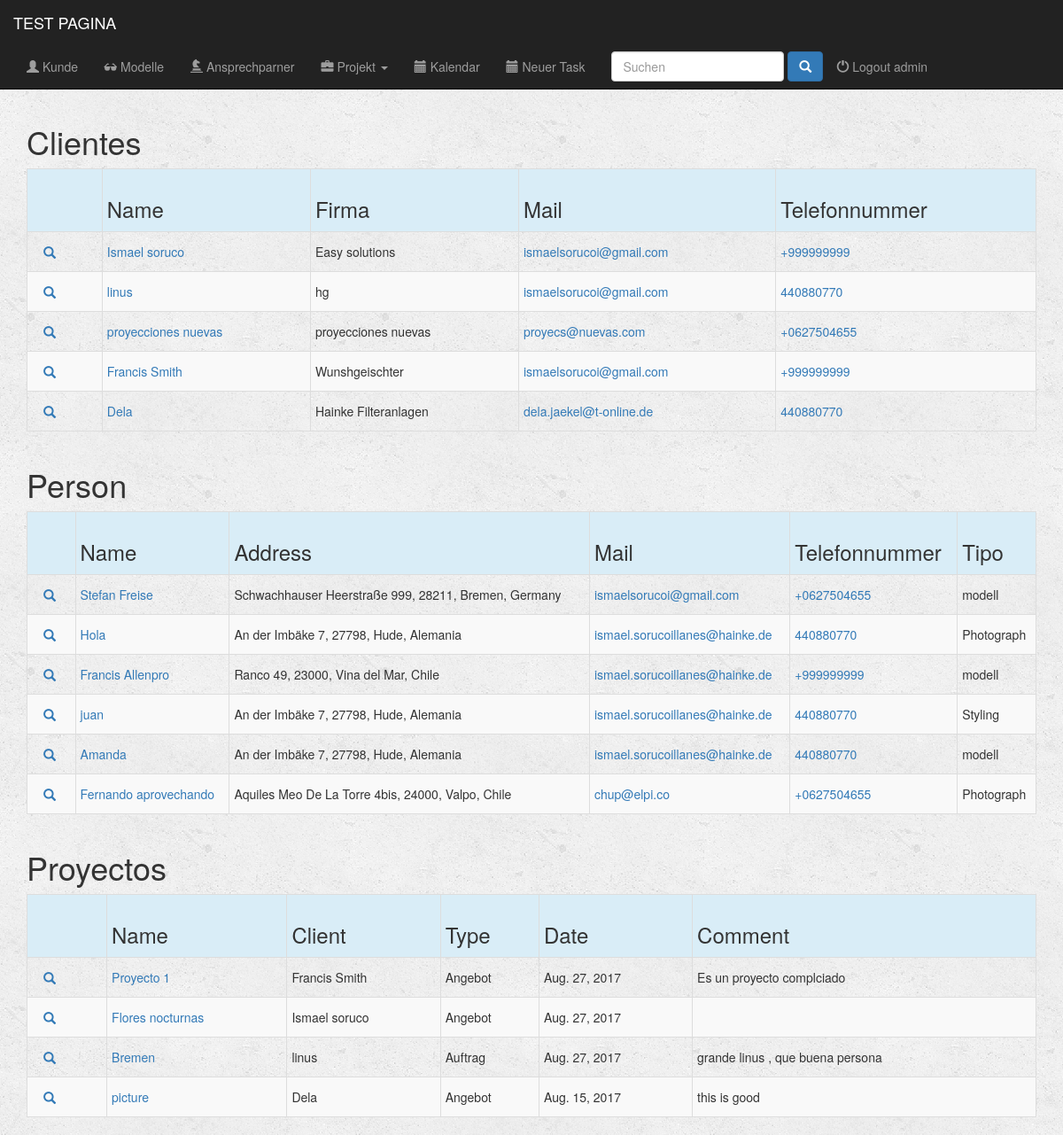
The app's page /apli/busca/ (signed in) with its own data.
### apli/models.py (models this page shows, shortened)
class Client(models.Model):
    name = models.CharField(max_length=200)
    name_short = models.CharField(max_length=100, blank=True)
    company = models.CharField(max_length=200, blank=True)
    company_short = models.CharField(max_length=100, blank=True)
    country = models.CharField(max_length=50, blank=True)
    city = models.CharField(max_length=50, blank=True)
    zip_code = models.CharField(max_length=15, blank=True)
    address = models.CharField(max_length=100, blank=True)
    email = models.EmailField()
    phone_regex = RegexValidator(regex=r'^\+?1?\d{9,15}$', message="Phone number must be entered in the format: '+999999999'. Up to 15 digits allowed.")
    phone = models.CharField(validators=[phone_regex], max_length=15)
    comment = models.CharField(max_length=500, blank=True)
    class Meta:
        verbose_name = 'Client'
        verbose_name_plural = 'Clients'
    def __str__(self):
        return self.name

class Person(models.Model):
    name = models.CharField(max_length=200)
    name_short = models.CharField(max_length=100, blank=True)
    company = models.CharField(max_length=200, blank=True)
    company_short = models.CharField(max_length=100, blank=True)
    agent = models.CharField(max_length=200, blank=True)
    agent_short = models.CharField(max_length=100, blank=True)
    country = models.CharField(max_length=50, blank=True)
    city = models.CharField(max_length=50, blank=True)
    zip_code = models.CharField(max_length=15, blank=True)
    address = models.CharField(max_length=100, blank=True)
    email = models.EmailField()
    phone_regex = RegexValidator(regex=r'^\+?1?\d{9,15}$', message="Phone number must be entered in the format: '+999999999'. Up to 15 digits allowed.")
    phone = models.CharField(validators=[phone_regex], max_length=15)
    comment = models.CharField(max_length=500, blank=True)
    sedcard = models.BooleanField(default=False)
    statut = models.CharField(max_length=15, choices=(('modell', 'Modelo'), ('Photograph', 'Fotografo'), ('Make Up', 'Make Up'), ('Styling', 'Styling'), ('Rrhh', 'Recursos Humanos'), ('verschieden', 'Otro')), default='Modell')
    bank_regex = RegexValidator(regex=r'^DE\d{2}\s?([0-9a-zA-Z]{4}\s?){4}[0-9a-zA-Z]{2}$', message="Bank account must be entered in the format: 'DE12 3456 7890 1234 5678 90'. Up to 27 digits allowed.")
    bank_account = models.CharField(validators=[bank_regex], max_length=27)
    website = models.CharField(max_length=200, blank=True)
    class Meta:
        verbose_name = 'Person'
        verbose_name_plural = 'Persons'

class Project(models.Model):
    name = models.CharField(max_length=200)
    client = models.ForeignKey(Client, on_delete=models.CASCADE)
    start = models.DateField()
    finish = models.DateField()
    user = models.ForeignKey(User, on_delete=models.CASCADE)
    comment = models.CharField(max_length=500, blank=True)
    sort = models.CharField(max_length=8, choices=(('Angebot', 'angebot'), ('Auftrag', 'aufttrag'), ('Job', 'job'),), default='Angebot')
    statut = models.CharField(max_length=9, choices=(('Project', 'project'), ('Bestätigung', 'confirmed'), ('Fertig', 'realized'), ('bezhal', 'acquitted'), ('Absagen', 'canceled'),), default='Project')
    all_day = models.IntegerField(null=True, blank=True)
    half_day = models.IntegerField(null=True, blank=True)
    half_day_price_pro = models.IntegerField(null=True, blank=True)
    all_day_price_pro = models.IntegerField(null=True, blank=True)
    over_price_pro = models.IntegerField(null=True, blank=True)
    all_in_price_pro = models.IntegerField(null=True, blank=True)
    half_day_price_semipro = models.IntegerField(null=True, blank=True)
    all_day_price_semipro = models.IntegerField(null=True, blank=True)
    over_price_semipro = models.IntegerField(null=True, blank=True)
    all_in_price_semipro = models.IntegerField(null=True, blank=True)
    country = models.CharField(max_length=50, blank=True)
    city = models.CharField(max_length=50, blank=True)
    zip_code = models.CharField(max_length=15, blank=True)
    address = models.CharField(max_length=100, blank=True)
    comment_address = models.CharField(max_length=500, blank=True)
    honorary_base = models.IntegerField(null=True, blank=True)
    honorary_plus = models.IntegerField(null=True, blank=True)
    quantity_models_honorary_plus = models.IntegerField(null=True, blank=True)
    ms_price = models.IntegerField(null=True, blank=True)
    ms_hours = models.IntegerField(null=True, blank=True)
    requirement_price = models.IntegerField(null=True, blank=True)
    requirement_hours = models.IntegerField(null=True, blank=True)
    requisiten_price_for_each_model = models.IntegerField(null=True, blank=True)
    other_title = models.CharField(max_length=50, blank=True)
    other_description = models.CharField(max_length=200, blank=True)
    other_price = models.IntegerField(null=True, blank=True)
    other_hours = models.IntegerField(null=True, blank=True)
    photo_price = models.IntegerField(null=True, blank=True)
    photo_hours = models.IntegerField(null=True, blank=True)
    total_price = models.IntegerField(null=True, blank=True)
    tax = models.IntegerField(default=19)

### apli/views.py (the view)
@login_required(login_url='/register/login/')
def busca(request):
    query = request.GET.get("q")
    querysetClients = Client.objects.all()
    if query:
        querysetClients = querysetClients.filter(
            Q(name__icontains=query)
        ).distinct()
    querysetPersons = Person.objects.all()
    if query:
        querysetPersons = querysetPersons.filter(
            Q(name__icontains=query)|
            Q(email__icontains=query)
        ).distinct()
    querysetProjects = Project.objects.all()
    if query:
        querysetProjects = querysetProjects.filter(
            Q(name__icontains=query)
        ).distinct()
    return render(request, 'apli/busca/busca.html', {"busca_clients": querysetClients, "busca_persons": querysetPersons, "busca_projects": querysetProjects})

### apli/templates/apli/busca/busca.html (shortened to what this page needs)
{% extends 'apli/base.html' %}
{% block body %}
    <div class="container">
        {% if busca_clients %}
            <p><h1>Clientes</h1></p>
            <div class="table-responsive">
                <table class="table table-striped table-hover table-condensed table-bordered">
                    <tr class="active info">
                        <th></th>
                        <th><h3 class="form-control-static">Name</h3></th>
                        <th><h3 class="form-control-static">Firma</h3></th>
                        <th><h3 class="form-control-static">Mail</h3></th>
                        <th><h3 class="form-control-static">Telefonnummer</h3></th>
                    </tr>
                    {% for client in busca_clients %}
                        <tr>
                            <td>
                                <div class=" btn-group-xs">
                                    <div class="">
                                        <a href="{% url 'detail_client' client.id %}" class="btn btn-link btn-link glyphicon glyphicon-search"></a>
                                    </div>
                                </div>
                            </td>
                            <td><a href="{% url 'detail_client' client.id %}" ><p class="form-control-static">{{client.name}}</p></a></td>
                            <td><a href=""></a><p class="form-control-static">{{client.company}}</p></a></td>
                            <td><a href="mailto:{{ client.email }}"><p class="form-control-static">{{client.email}}</p></a></td>
                            <td><a href="tel:{{ client.phone }}"><p class="form-control-static">{{client.phone}}</p></a></td>
                        </tr>
                    {% endfor %}
                </table>
            </div>
        {% endif %}
    </div>
    <div class="container">
        {% if busca_persons %}
            <p><h1>Person</h1></p>
            <div class="table-responsive">
                <table class="table table-striped table-hover table-condensed table-bordered">
                    <tr class="active info">
                        <th></th>
                        <th><h3 class="form-control-static">Name</h3></th>
                        <th><h3 class="form-control-static">Address</h3></th>
                        <th><h3 class="form-control-static">Mail</h3></th>
                        <th><h3 class="form-control-static">Telefonnummer</h3></th>
                        <th><h3 class="form-control-static">Tipo</h3></th>
                    </tr>
                    {% for persona in busca_persons %}
                        <tr>
                            <td>
                                <div class=" btn-group-xs">
                                    <div class="">
                                        <a href="{% url 'detail_model' persona.id %}" class="btn btn-link btn-link glyphicon glyphicon-search"></a>
                                    </div>
                                </div>
                            </td>
                            <td><a href="{% url 'detail_model' persona.id %}" ><p class="form-control-static">{{persona.name}}</p></a></td>
                            <td><a href=""></a><p class="form-control-static">{{persona.address }}, {{persona.zip_code }}, {{persona.city }}, {{persona.country }}</p></a></td>
                            <td><a href="mailto:{{ persona.email }}"><p class="form-control-static">{{persona.email}}</p></a></td>
                            <td><a href="tel:{{ persona.telephone }}"><p class="form-control-static">{{persona.phone}}</p></a></td>
                            <td><a href=""></a><p class="form-control-static">{{persona.statut}}</p></a></td>
                        </tr>
                    {% endfor %}
                </table>
            </div>
        {% endif %}
    </div>
    <div class="container">
        {% if busca_projects %}
            <p><h1>Proyectos</h1></p>
            <div class="table-responsive">
                <table class="table table-striped table-hover table-condensed table-bordered">
                    <tr class="active info">
                        <th></th>
                        <th><h3 class="form-control-static">Name</h3></th>
                        <th><h3 class="form-control-static">Client</h3></th>
                        <th><h3 class="form-control-static">Type</h3></th>
                        <th><h3 class="form-control-static">Date</h3></th>
                        <th><h3 class="form-control-static">Comment</h3></th>
                    </tr>
                    {% for proyecto in busca_projects %}
                        <tr>
                            <td>
                                <div class=" btn-group-xs">
                                    <div class="">
                                        <a href="{% url 'detail_project' proyecto.id %}" class="btn btn-link btn-link glyphicon glyphicon-search"></a>
                                    </div>
                                </div>
                            </td>
                            <td><a href="{% url 'detail_project' proyecto.id %}" ><p class="form-control-static">{{proyecto.name}}</p></a></td>
                            <td><a href=""></a><p class="form-control-static">{{proyecto.client}}</p></a></td>
                            <td><a href=""></a><p class="form-control-static">{{proyecto.sort}}</p></a></td>
                            <td><a href=""></a><p class="form-control-static">{{proyecto.start}}</p></a></td>
                            <td><a href=""></a><p class="form-control-static">{{proyecto.comment}}</p></a></td>
                        </tr>
                    {% endfor %}
                </table>
            </div>
        {% endif %}
    </div>
{% endblock %}

### apli/templates/apli/base.html (shortened to what this page needs)
{% load fullcalendar_tags %}
{% load static from staticfiles %}
<!DOCTYPE html>
<html lang="en">
    <head>
        {% fullcalendar_css %}
        {% fullcalendar_print_css %}
        <link rel="stylesheet" href="https://maxcdn.bootstrapcdn.com/bootstrap/3.3.6/css/bootstrap.min.css">
        <link rel="stylesheet" type="text/css" href="{% static 'apli/style.css' %}"/>
    </head>
    <body>
        <div class="container-fluid">
            <header>
                <div="row">
                    <nav class="navbar navbar-inverse navbar-fixed-top" role="navigation">
                        <div class="container-fluid">
                            <div class="navbar-header">
                                <a href="{% url 'dashboard' %}" class="navbar-brand">TEST PAGINA</a>
                            </div>
                            <div class="collapse navbar-collapse" id="topNavBar">
                                <ul class="nav navbar-nav">
                                    <li role="presentation" class="{% block clients_active %}{% endblock %}"><a href="{% url 'index_client' %}"><span class="glyphicon glyphicon-user" aria-hidden="true"></span> Kunde</a></li>
                                    <li role="presentation" class="{% block models_active %}{% endblock %}"><a href="{% url 'index_model' %}"><span class="glyphicon glyphicon-sunglasses" aria-hidden="true"></span> Modelle</a></li>
                                    <li role="presentation" class="{% block personas_active %}{% endblock %}"><a href="{% url 'index_person' %}"><span class="glyphicon glyphicon-knight" aria-hidden="true"></span> Ansprechparner</a></li>
                                    <li class="dropdown">
                                        <a href="#" class="dropdown-toggle {% block cotizaciones_active %}{% endblock %}" data-toggle="dropdown" role="button" aria-expanded="false">
                                            <span class="glyphicon glyphicon-briefcase" aria-hidden="true" class="{% block projects_active %}{% endblock %}"></span>
                                            Projekt
                                            <span class="caret"></span>
                                        </a>
                                    </li>
                                    <li role="presentation" class="{% block calendario_active %}{% endblock %}"><a href="{% url 'calendar_by_user' %}"><span class="glyphicon glyphicon-calendar" aria-hidden="true"></span> Kalendar</a></li>
                                    <li role="presentation" class="{% block task_active %}{% endblock %}}"><a href="{% url 'index_task' %}"><span class="glyphicon glyphicon-calendar" aria-hidden="true"></span> Neuer Task</a></li>
                                    <li role="presentation" >
                                        <form  method="GET" action="{% url 'busca' %}" class="navbar-form navbar-right" role="search" >
                                            <input type="text" placeholder="Suchen" class="form-control" name="q" value="{{ request.GET.q }}">
                                            <button type="submit" class="btn btn-primary ">
                                                <span class="glyphicon glyphicon-search"></span>
                                            </button>
                                        </form>
                                     </li>
                                    <div class= "nav navbar-nav" >
                                        {% if request.user.is_authenticated %}
                                            <li role="presentation" class="pull-right"><a href="{% url 'logout' %}" > <span class="glyphicon glyphicon-off" aria-hidden="true"></span> Logout {{ user }} </a></li>
                                        {% endif %}
                                    </div>
                                </ul>
                            </div>
                        </div>
                    </nav>
                </div>
        {% block body %}
        {% endblock %}
    </body>
</html>

### records on screen
Client: name "Ismael soruco", company "Easy solutions", email "ismaelsorucoi@gmail.com", phone "+999999999"
Client: name "linus", company "hg", email "ismaelsorucoi@gmail.com", phone "440880770"
Client: name "proyecciones nuevas", company "proyecciones nuevas", email "proyecs@nuevas.com", phone "+0627504655"
Client: name "Francis Smith", company "Wunshgeischter", email "ismaelsorucoi@gmail.com", phone "+999999999"
Client: name "Dela", company "Hainke Filteranlagen", email "dela.jaekel@t-online.de", phone "440880770"
Person: name "Stefan Freise", address "Schwachhauser Heerstraße 999", zip_code "28211", city "Bremen", country "Germany", email "ismaelsorucoi@gmail.com", phone "+0627504655", statut "modell"
Person: name "Hola", address "An der Imbäke 7", zip_code "27798", city "Hude", country "Alemania", email "ismael.sorucoillanes@hainke.de", phone "440880770", statut "Photograph"
Person: name "Francis Allenpro", address "Ranco 49", zip_code "23000", city "Vina del Mar", country "Chile", email "ismael.sorucoillanes@hainke.de", phone "+999999999", statut "modell"
Person: name "juan", address "An der Imbäke 7", zip_code "27798", city "Hude", country "Alemania", email "ismael.sorucoillanes@hainke.de", phone "440880770", statut "Styling"
Person: name "Amanda", address "An der Imbäke 7", zip_code "27798", city "Hude", country "Alemania", email "ismael.sorucoillanes@hainke.de", phone "440880770", statut "modell"
Person: name "Fernando aprovechando", address "Aquiles Meo De La Torre 4bis", zip_code "24000", city "Valpo", country "Chile", email "chup@elpi.co", phone "+0627504655", statut "Photograph"
Project: name "Proyecto 1", client "Francis Smith", sort "Angebot", start "Aug. 27, 2017", comment "Es un proyecto complciado"
Project: name "Flores nocturnas", client "Ismael soruco", sort "Angebot", start "Aug. 27, 2017"
Project: name "Bremen", client "linus", sort "Auftrag", start "Aug. 27, 2017", comment "grande linus , que buena persona"
Project: name "picture", client "Dela", sort "Angebot", start "Aug. 15, 2017", comment "this is good"

### other values on screen
{{ user }} "admin"
